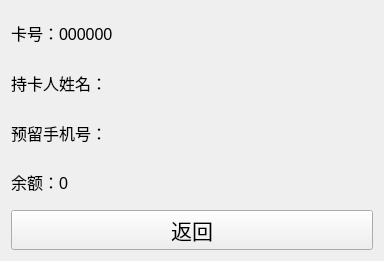
<?xml version="1.0" encoding="UTF-8"?>
<ui version="4.0">
 <class>CheckWindow</class>
 <widget class="QWidget" name="CheckWindow">
  <property name="geometry">
   <rect>
    <x>0</x>
    <y>0</y>
    <width>384</width>
    <height>261</height>
   </rect>
  </property>
  <property name="windowTitle">
   <string>查询</string>
  </property>
  <layout class="QGridLayout" name="gridLayout">
   <item row="0" column="0">
    <widget class="QLabel" name="cardNumLabel">
     <property name="font">
      <font>
       <pointsize>12</pointsize>
      </font>
     </property>
     <property name="text">
      <string>卡号：000000</string>
     </property>
     <property name="alignment">
      <set>Qt::AlignLeading|Qt::AlignLeft|Qt::AlignVCenter</set>
     </property>
    </widget>
   </item>
   <item row="1" column="0">
    <widget class="QLabel" name="nameLabel">
     <property name="font">
      <font>
       <pointsize>12</pointsize>
      </font>
     </property>
     <property name="text">
      <string>持卡人姓名：</string>
     </property>
     <property name="alignment">
      <set>Qt::AlignLeading|Qt::AlignLeft|Qt::AlignVCenter</set>
     </property>
    </widget>
   </item>
   <item row="2" column="0">
    <widget class="QLabel" name="phoneLabel">
     <property name="font">
      <font>
       <pointsize>12</pointsize>
      </font>
     </property>
     <property name="text">
      <string>预留手机号：</string>
     </property>
     <property name="alignment">
      <set>Qt::AlignLeading|Qt::AlignLeft|Qt::AlignVCenter</set>
     </property>
    </widget>
   </item>
   <item row="3" column="0">
    <widget class="QLabel" name="balanceLabel">
     <property name="font">
      <font>
       <pointsize>12</pointsize>
      </font>
     </property>
     <property name="text">
      <string>余额：0</string>
     </property>
     <property name="alignment">
      <set>Qt::AlignLeading|Qt::AlignLeft|Qt::AlignVCenter</set>
     </property>
    </widget>
   </item>
   <item row="4" column="0">
    <widget class="QPushButton" name="backButton">
     <property name="font">
      <font>
       <pointsize>16</pointsize>
      </font>
     </property>
     <property name="text">
      <string>返回</string>
     </property>
    </widget>
   </item>
  </layout>
 </widget>
 <resources>
  <include location="../resources.qrc"/>
 </resources>
 <connections/>
</ui>
